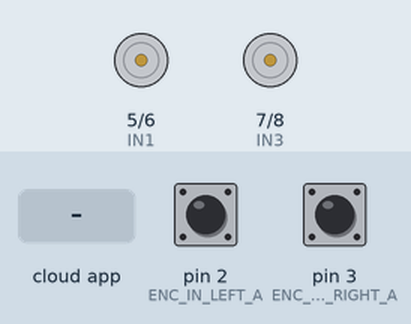
Recording of a sketch running on a simulated Arduino Uno, built with avr-gcc and run on an emulated ATmega328P. Shown: motor-driver pin pairs drawn as motors (green arrow = first pin HIGH = forward, orange = second pin HIGH = backward, longer = more drive, scaled by the enable pin). The inputs (shaded band) are chosen by the test bench; at power-on: pin 2 (ENC_IN_LEFT_A) HIGH, pin 3 (ENC_IN_RIGHT_A) HIGH. The ROS host is connected and sends only what is stated.

Above: at 1.2 s.
1.3 s: the phone or cloud app sets linear.x to -100
At 1.7 s:
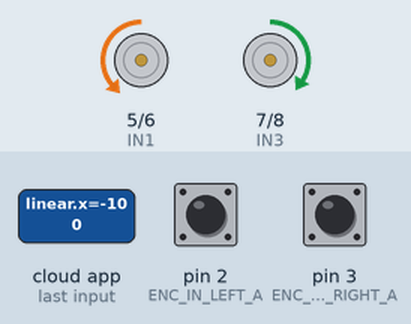
2.8 s: the phone or cloud app sets linear.x to 100
At 4.1 s:
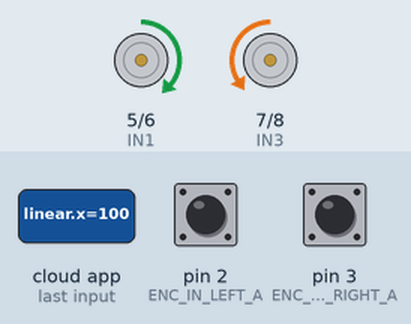
Timing chart, 0 to 5.8 s (numbered marks = the images above; inputs shaded):
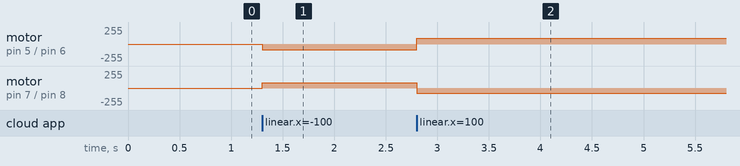

Measured:
- after the input at 1.3 s, motor on pin 5 (IN1) / pin 6 (IN2): stopped → backward 85/255 at once; motor on pin 7 (IN3) / pin 8 (IN4): stopped → forward 77/255 at once
- after the input at 2.8 s, motor on pin 5 (IN1) / pin 6 (IN2): backward 85/255 → forward 85/255 at once; motor on pin 7 (IN3) / pin 8 (IN4): forward 77/255 → backward 77/255 at once

The sketch:

OOP_teleop.ino
```cpp
#include "motor_control.h"
#include <Arduino.h>
#include <util/atomic.h>

#define ENC_IN_LEFT_A 2
#define ENC_IN_RIGHT_A 3
#define ENC_IN_LEFT_B 4
#define ENC_IN_RIGHT_B 11

#define WHEEL_DIAMETER 0.067 //unit:m
#define LEFT_TICKS_PER_REVOLUTION 1700 //tick publish in 1 cycle
#define RIGHT_TICKS_PER_REVOLUTION 1800 //tick publish in 1 cycle

#define TURN_LEFT_LWHEEL_COMPENSATION 8
#define TURN_LEFT_RWHEEL_COMPENSATION 10
#define TURN_RIGHT_LWHEEL_COMPENSATION 3
#define TURN_RIGHT_RWHEEL_COMPENSATION 1
#define BACK_LWHEEL_COMPENSATION 5
#define BACK_RWHEEL_COMPENSATION 3
#define STRAIGHT_LWHEEL_COMPENSATION 5
#define STRAIGHT_RWHEEL_COMPENSATION 3

ros::NodeHandle nh;
geometry_msgs::Twist cmd_vel;

namespace motor_control {
  ros::Publisher rightPub("right_ticks", &right_wheel_tick_count);
  ros::Publisher leftPub("left_ticks", &left_wheel_tick_count);
  std_msgs::Int32 right_wheel_tick_count;
  std_msgs::Int32 left_wheel_tick_count;

  boolean Direction_left = true;
  boolean Direction_right = true;
  const int encoder_minimum = -2147483648;
  const int encoder_maximum = 2147483647;
  volatile int left_posi = 0;
  volatile int right_posi = 0;

  MotorControl::MotorControl(
    const int enA_,
    const int enB_,
    const int in1_,
    const int in2_,
    const int in3_,
    const int in4_,
    float lastCmdVelReceived_,
    const int interval_,
    long previousMillis_,
    long currentMillis_,
    int left_pos_,
    int right_pos_,
    float target_,
    float kp_left_,
    float ki_left_,
    float kd_left_,
    float kp_right_,
    float ki_right_,
    float kd_right_,
    float ang_kp_left_,
    float ang_ki_left_,
    float ang_kd_left_,
    float ang_kp_right_,
    float ang_ki_right_,
    float ang_kd_right_)
    : enA(enA_), enB(enB_), in1(in1_), in2(in2_), in3(in3_), in4(in4_),
      lastCmdVelReceived(lastCmdVelReceived_), interval(interval_),
      previousMillis(previousMillis_), currentMillis(currentMillis_),
      left_pos(left_pos_), right_pos(right_pos_), target(target_),
      kp_left(kp_left_), ki_left(ki_left_), kd_left(kd_left_),
      kp_right(kp_right_), ki_right(ki_right_), kd_right(kd_right_),
      ang_kp_left(ang_kp_left_), ang_ki_left(ang_ki_left_), ang_kd_left(ang_kd_left_),
      ang_kp_right(ang_kp_right_), ang_ki_right(ang_ki_right_), ang_kd_right(ang_kd_right_) {}


  float MotorControl::leftSpeed() {
    long previousTime = 0;
    unsigned long currentTime = millis();
    unsigned long deltaTime = currentTime - previousTime;
    ATOMIC_BLOCK(ATOMIC_RESTORESTATE) {
      left_pos = left_posi;
    }
    float left_speed = (left_pos / LEFT_TICKS_PER_REVOLUTION) * PI * WHEEL_DIAMETER / ((float) deltaTime * 1000);
    previousTime = currentTime;
    return left_speed;
  }

  float MotorControl::rightSpeed() {
    long previousTime = 0;
    unsigned long currentTime = millis();
    unsigned long deltaTime = currentTime - previousTime;
    ATOMIC_BLOCK(ATOMIC_RESTORESTATE) {
      right_pos = right_posi;
    }
    float right_speed = (right_pos / RIGHT_TICKS_PER_REVOLUTION) * PI * WHEEL_DIAMETER / ((float) deltaTime * 1000);
    previousTime = currentTime;
    return right_speed;
  }

  void MotorControl::teleop(int an1, int an2, int an3, int an4) {
    digitalWrite(in1, an1);
    digitalWrite(in2, an2);
    digitalWrite(in3, an3);
    digitalWrite(in4, an4);
  }

  void MotorControl::updateVelocity() {
    long prevT = 0;
    long currT = millis();
    float deltaT = ((float)(currT - prevT)) * 1000;
    prevT = currT;

    left_e = target - leftSpeed();
    right_e = target - rightSpeed();

    left_debt = (left_e - left_eprev) / deltaT;
    right_debt = (right_e - right_eprev) / deltaT;

    left_eintegral = left_eintegral + left_e * deltaT;
    right_eintegral = right_eintegral + right_e * deltaT;

    float u_left = kp_left * left_e + kd_left * left_debt + ki_left * left_eintegral;
    float u_right = kp_right * right_e + kd_right * right_debt + ki_right * right_eintegral;

    float ang_u_left = ang_kp_left * left_e + ang_kd_left * left_debt + ang_ki_left * left_eintegral;
    float ang_u_right = ang_kp_right * right_e + ang_kd_right * right_debt + ang_ki_right * right_eintegral;

    left_eprev = left_e;
    right_eprev = right_e;

    pwr_left = fabs(u_left);
    pwr_right = fabs(u_right);
    ang_pwr_left = fabs(ang_u_left);
    ang_pwr_right = fabs(ang_u_right);

    pwr_left = constrain(pwr_left, 80, 255);
    pwr_right = constrain(pwr_right, 80, 255);
    ang_pwr_left = constrain(ang_pwr_left, 80, 255);
    ang_pwr_right = constrain(ang_pwr_right, 80, 255);
  }

  void MotorControl::left_wheel_tick() {
    int val = digitalRead(ENC_IN_LEFT_B);
    ATOMIC_BLOCK(ATOMIC_RESTORESTATE) {
      if (val > 0) {
        left_posi++;
      } else {
        left_posi--;
      }
    }
    if (val == LOW) {
      Direction_left = true;
    } else {
      Direction_left = false;
    }

    if (Direction_left) {
      if (left_wheel_tick_count.data == encoder_maximum) {
        left_wheel_tick_count.data = encoder_minimum;
      } else {
        ATOMIC_BLOCK(ATOMIC_RESTORESTATE) {
          left_wheel_tick_count.data++;
        }
      }
    } else {
      if (left_wheel_tick_count.data == encoder_minimum) {
        left_wheel_tick_count.data = encoder_maximum;
      } else {
        ATOMIC_BLOCK(ATOMIC_RESTORESTATE) {
          left_wheel_tick_count.data--;
        }
      }
    }
  }

  void MotorControl::right_wheel_tick() {
    int val = digitalRead(ENC_IN_RIGHT_B);
    ATOMIC_BLOCK(ATOMIC_RESTORESTATE) {
      if (val > 0) {
        right_posi++;
      } else {
        right_posi--;
      }
    }
    if (val == LOW) {
      Direction_right = false;
    } else {
      Direction_right = true;
    }

    if (Direction_right) {
      if (right_wheel_tick_count.data == encoder_maximum) {
        right_wheel_tick_count.data = encoder_minimum;
      } else {
        ATOMIC_BLOCK(ATOMIC_RESTORESTATE) {
          right_wheel_tick_count.data++;
        }
      }
    } else {
      if (right_wheel_tick_count.data == encoder_minimum) {
        right_wheel_tick_count.data = encoder_maximum;
      } else {
        ATOMIC_BLOCK(ATOMIC_RESTORESTATE) {
          right_wheel_tick_count.data--;
        }
      }
    }
  }

   void MotorControl::calc_pwm_values(const geometry_msgs::Twist& msg){
   cmd_vel = msg;
  }

  ros::Subscriber <geometry_msgs::Twist> subCmdVel("cmd_vel",MotorControl::calc_pwm_values);

    MotorControl::~MotorControl() {}
}

void setup() {
  pinMode(ENC_IN_LEFT_A, INPUT_PULLUP);
  pinMode(ENC_IN_LEFT_B, INPUT);
  pinMode(ENC_IN_RIGHT_A, INPUT_PULLUP);
  pinMode(ENC_IN_RIGHT_B, INPUT);

  pinMode(10, OUTPUT); // ENB
  pinMode(8, OUTPUT);  // IN4
  pinMode(7, OUTPUT);  // IN3
  pinMode(6, OUTPUT);  // IN2
  pinMode(5, OUTPUT);  // IN1
  pinMode(9, OUTPUT);  // ENA

  attachInterrupt(digitalPinToInterrupt(ENC_IN_LEFT_A), motor_control::MotorControl::left_wheel_tick, RISING);
  attachInterrupt(digitalPinToInterrupt(ENC_IN_RIGHT_A), motor_control::MotorControl::right_wheel_tick, RISING);

  nh.getHardware()->setBaud(57600);
  nh.initNode();
  nh.advertise(motor_control::rightPub);
  nh.advertise(motor_control::leftPub);
  nh.subscribe(motor_control::subCmdVel);
}

void loop() {
  motor_control::MotorControl motorController;
  nh.spinOnce();
  motorController.updateVelocity();
  motorController.leftSpeed();
  motorController.rightSpeed();

  if (millis() - motorController.previousMillis > motorController.interval) {
    motorController.previousMillis = millis();
    motor_control::leftPub.publish(&motor_control::left_wheel_tick_count);
    motor_control::rightPub.publish(&motor_control::right_wheel_tick_count);
  }

  double a = cmd_vel.linear.x;
  double c = cmd_vel.angular.z;

  if (a > 0 && c == 0) { // straight
    analogWrite(9, motorController.pwr_left + STRAIGHT_LWHEEL_COMPENSATION);
    analogWrite(10, motorController.pwr_right - STRAIGHT_RWHEEL_COMPENSATION);
    motorController.teleop(1, 0, 0, 1);
  } else if (a < 0 && c == 0) { // back
    analogWrite(9, motorController.pwr_left + BACK_LWHEEL_COMPENSATION);
    analogWrite(10, motorController.pwr_right - BACK_RWHEEL_COMPENSATION);
    motorController.teleop(0, 1, 1, 0);
  } else if (a == 0 && c == 0) { // stop
    analogWrite(9, 0);
    analogWrite(10, 0);
    motorController.teleop(0, 0, 0, 0);
  } else if (a == 0 && c > 0) { // left
    analogWrite(9, motorController.ang_pwr_left + TURN_LEFT_LWHEEL_COMPENSATION);
    analogWrite(10, motorController.ang_pwr_right - TURN_LEFT_RWHEEL_COMPENSATION);
    motorController.teleop(0, 1, 0, 1);
  } else if (a == 0 && c < 0) { // right
    analogWrite(9, motorController.ang_pwr_left + TURN_RIGHT_LWHEEL_COMPENSATION);
    analogWrite(10, motorController.ang_pwr_right - TURN_RIGHT_RWHEEL_COMPENSATION);
    motorController.teleop(1, 0, 1, 0);
  }
}
```

motor_control.h
```cpp
/*
Author: Kim Won Jun
Publish: /left_ticks, /right_ticks
Subscribe: /cmd_vel
this code trans PID_publish_ticks_teleop arduino code to OOP
*/


#ifndef MOTOR_CONTROL_H
#define MOTOR_CONTROL_H

#include <ros.h>
#include <std_msgs/Int32.h>
#include <geometry_msgs/Twist.h>

namespace motor_control{

  extern std_msgs::Int32 right_wheel_tick_count;
  extern std_msgs::Int32 left_wheel_tick_count;
  extern boolean Direction_left;
  extern boolean Direction_right;
  extern const int encoder_minimum;
  extern const int encoder_maximum;
  extern volatile int left_posi;
  extern volatile int right_posi;

  class MotorControl{
    private:
    const int enA;
    const int enB;
    const int in1;
    const int in2;
    const int in3;
    const int in4;
    float left_out;
    float right_out;
    float back_left_out;
    float back_right_out;
    float lastCmdVelReceived;
    int left_pos;
    int right_pos;
    float target;
    float left_debt;
    float right_debt;
    float left_eprev;
    float right_eprev;
    float left_eintegral;
    float right_eintegral;
    int left_e;
    int right_e;
    float kp_left;
    float ki_left;
    float kd_left;
    float kp_right;
    float ki_right;
    float kd_right;
    float ang_kp_left;
    float ang_ki_left;
    float ang_kd_left;
    float ang_kp_right;
    float ang_ki_right;
    float ang_kd_right;

    public:
    float pwr_left;
    float pwr_right;
    float ang_pwr_left;
    float ang_pwr_right;
    const int interval;
    long previousMillis;
    long currentMillis;
    MotorControl(
    const int enA_=9,
    const int enB_=10,
    const int in1_=5,
    const int in2_=6,
    const int in3_=7,
    const int in4_=8,
    float lastCmdVelReceived_= 0,
    const int interval_ = 30,
    long previousMillis_ = 0,
    long currentMillis_ = 0,
    int left_pos_ = 0,
    int right_pos_ = 0,
    float target_ = 0.075,
    float kp_left_ = 0.2,
    float ki_left_ = 0.000000000001,
    float kd_left_ = 0.2,
    float kp_right_ = 0.1,
    float ki_right_ = 0.000000000001,
    float kd_right_ = 0.22,
    float ang_kp_left_ = 0.17,
    float ang_ki_left_ = 0.0000000000004,
    float ang_kd_left_ = 0.5,
    float ang_kp_right_ = 0.05,
    float ang_ki_right_ = 0.00000000000005,
    float ang_kd_right_ = 0.08);

    ~MotorControl();

    float leftSpeed();
    float rightSpeed();
    void teleop(int an1, int an2, int an3, int an4);
    static void calc_pwm_values(const geometry_msgs::Twist& msg);
    void updateVelocity();
    static void left_wheel_tick();
    static void right_wheel_tick();
 };

}

#endif
```
